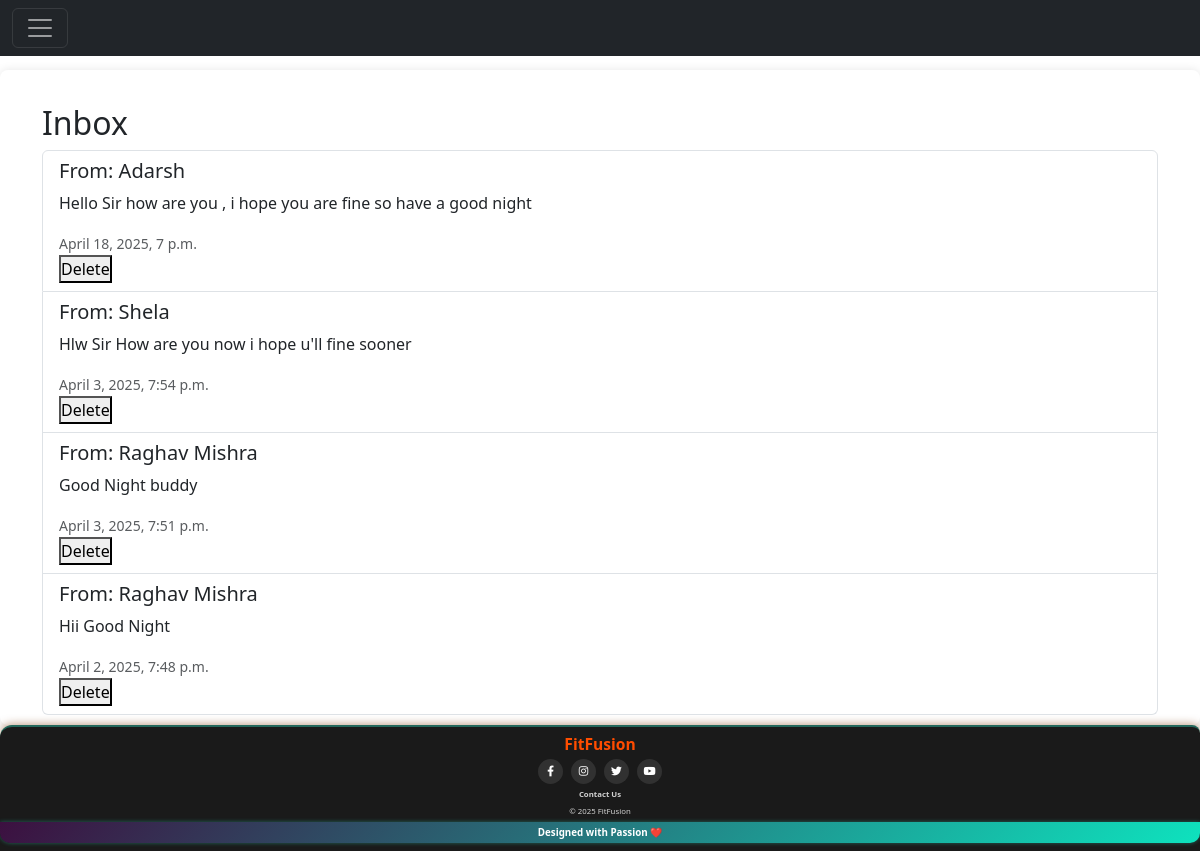
The page /inbox/ (signed in) on the database its author committed.
### gym/models.py (models this page shows, shortened)
class Message(models.Model):
    sender = models.ForeignKey(Member, related_name="sent_messages", on_delete=models.CASCADE)
    receiver = models.ForeignKey(Member, related_name="received_messages", on_delete=models.CASCADE)
    message = models.TextField()
    timestamp = models.DateTimeField(default=now)
    is_read = models.BooleanField(default=False)

class Member(models.Model):
    member_id = models.CharField(max_length=45, primary_key=True)
    password = models.CharField(max_length=50)
    name = models.CharField(max_length=100)
    phone = models.CharField(max_length=10)
    email = models.CharField(max_length=100, unique=True)
    gender = models.CharField(max_length=10, choices=[('male', 'Male'), ('female', 'Female'), ('other', 'Other')])
    state = models.CharField(max_length=30, null=True, blank=True)
    city = models.CharField(max_length=20)
    address = models.TextField(max_length=100)
    date_joined = models.DateTimeField(auto_now_add=True)
    profile_picture = models.ImageField(upload_to="gym/member", blank=True, null=True)
    gym = models.ForeignKey(Gym, on_delete=models.SET_NULL, related_name='members', null=True, blank=True)
    payment = models.BooleanField(default=True)  # Membership Payment Status

### gym/member_views.py (the view)
# urls.py: path('inbox/',member_views.inbox,name="inbox"),
def inbox(request):
    if 'session_key' not in request.session:
        return redirect("member_login")
    else:
        id =request.session["session_key"]#identify the logined user
        member = Member.objects.get(member_id=id)
        message_list = Message.objects.filter(receiver=member).order_by('-timestamp')
        context ={'message_key':message_list}
        return render(request , 'gym/message/inbox.html',context)

### gym/templates/gym/message/inbox.html (shortened to what this page needs)
{% extends 'gym/message/base.html' %}
{% block content %}
<div class="container mt-4">
    <h2>Inbox</h2>
    {% if message_key %}
        <div class="list-group">
            {% for message in message_key %}
                <div class="list-group-item">
                    <h5>From: {{ message.sender.name }}</h5>
                    <p>{{ message.message }}</p>
                    <small class="text-muted">{{ message.timestamp }}</small>
                <form action="{% url 'delete_message'  message.id %}" method="POST" onsubmit="return confirm('Are you sure you want to delete this message?');">
                        <button type="submit" class="delete-btn">Delete</button>
                </form>
                </div>
            {% endfor %}
        </div>
    {% else %}
        <p class="text-muted">No messages in your inbox.</p>
    {% endif %}
</div>
{% endblock %}

### gym/static/gym/CSS/fit_fusion.css (style rules this page uses)
* { margin: 0; padding: 0; box-sizing: border-box; }
body { font-family: Arial, sans-serif; background-color: #f5f5f5; color: #333; line-height: 1.6; display: flex; flex-direction: column; min-height: 100vh; }
h1, h2, h3 { color: #222; margin-bottom: 15px; }
body::before { content: ""; display: block; height: 70px; }

### rows shown on the page
Message: sender.name "Adarsh", message "Hello Sir how are you , i hope you are fine so have a good night", timestamp "April 18, 2025, 7 p.m."
Message: sender.name "Shela", message "Hlw Sir How are you now i hope u'll fine sooner", timestamp "April 3, 2025, 7:54 p.m."
Message: sender.name "Raghav Mishra", message "Good Night buddy", timestamp "April 3, 2025, 7:51 p.m."
Message: sender.name "Raghav Mishra", message "Hii Good Night", timestamp "April 2, 2025, 7:48 p.m."
